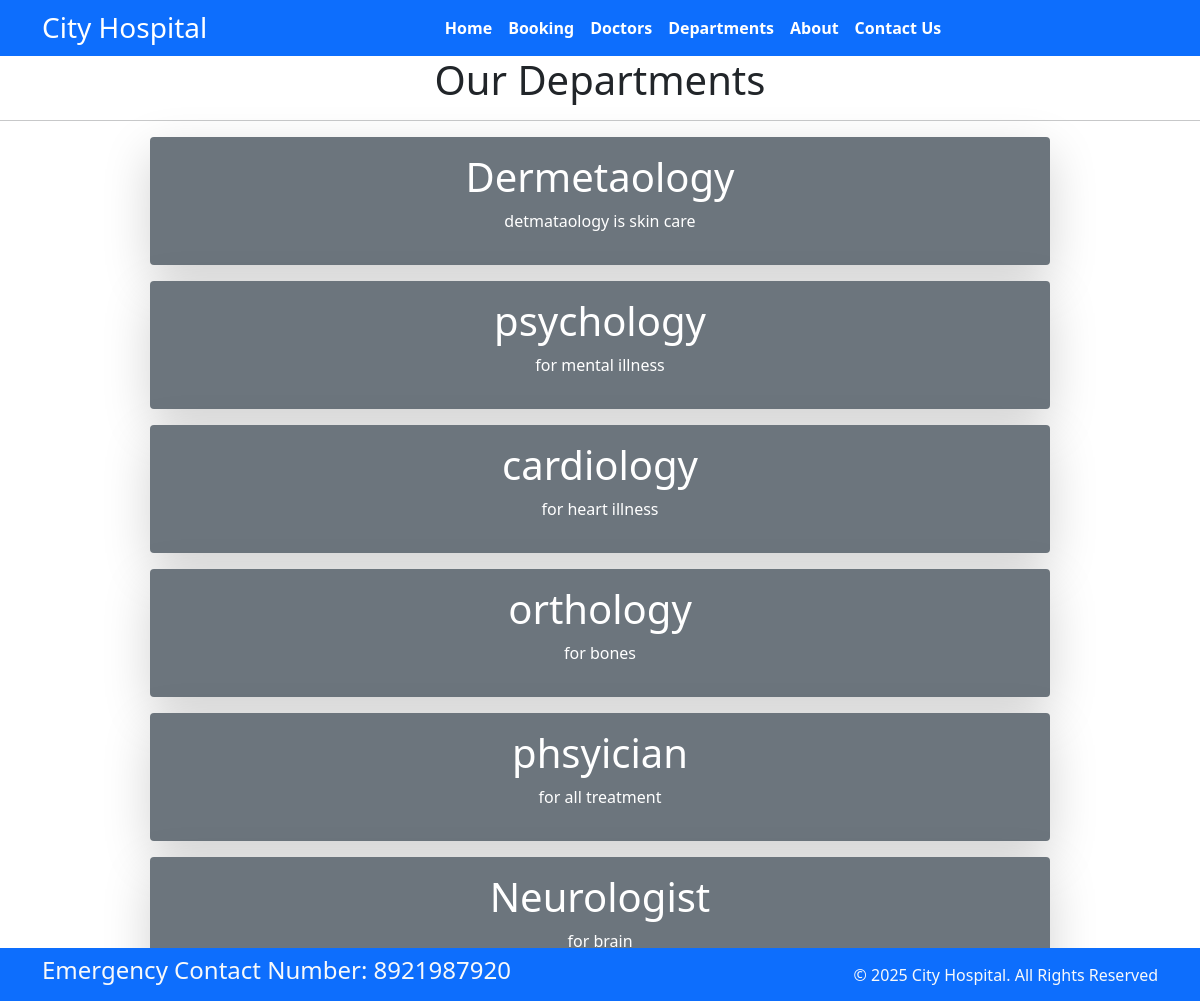
Screenshot of /department with the database file from the repository.
### Home/models.py (models this page shows, shortened)
class Departments(models.Model):
    dep_name = models.CharField(max_length=1000)
    dep_description = models.TextField()

### Home/views.py (the view)
# urls.py: path('department',views.department, name='departments'),
def department(request):
    dict_dept={
        "dept": Departments.objects.all()
    }
    return render(request,"department.html",dict_dept)

### templates/department.html (shortened to what this page needs)
{% extends "base.html" %}
{% block content %}
<h1 class="text-center">Our Departments</h1>
<hr>
{% for d in dept %}
<div class="mx-auto w-75 bg-secondary text-center text-white p-3 my-3 rounded shadow-lg hover-zoom department-card">
    <h1>{{d.dep_name}}</h1>
    <p>{{d.dep_description}}</p>
</div>
{% endfor %}
{% endblock  %}

### templates/department.html (style rules this page uses)
.hover-zoom { cursor: pointer; }
.department-card { cursor: pointer; transition: background-color 0.3s ease, transform 0.3s ease; }

### rows the page displays
Departments: dep_name "Dermetaology", dep_description "detmataology is skin care"
Departments: dep_name "psychology", dep_description "for mental illness"
Departments: dep_name "cardiology", dep_description "for heart illness"
Departments: dep_name "orthology", dep_description "for bones"
Departments: dep_name "phsyician", dep_description "for all treatment"
Departments: dep_name "Neurologist", dep_description "for brain"
